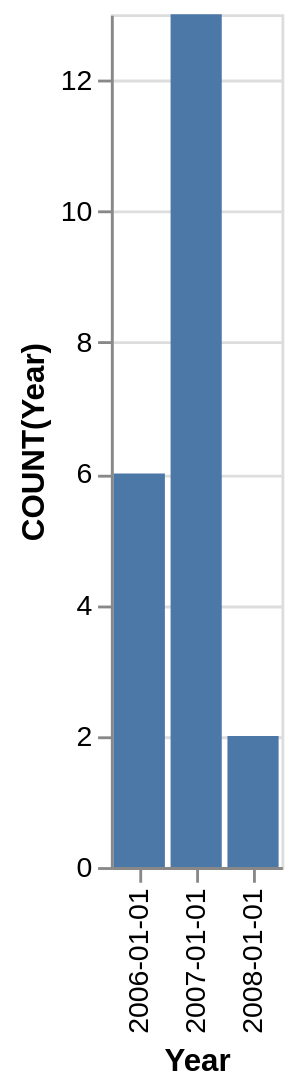

Vega-Lite specification for this chart:
### Vega-Lite specification from a JSON file in a GitHub repository (floating-point values rounded to 4 significant figures)
{"data": {"values": [{"x_data": "2006-01-01", "y_data": 6}, {"x_data": "2007-01-01", "y_data": 13}, {"x_data": "2008-01-01", "y_data": 2}]}, "mark": "bar", "encoding": {"x": {"field": "x_data", "type": "nominal", "title": "Year", "sort": "ascending"}, "y": {"field": "y_data", "type": "quantitative", "title": "COUNT(Year)"}}}
